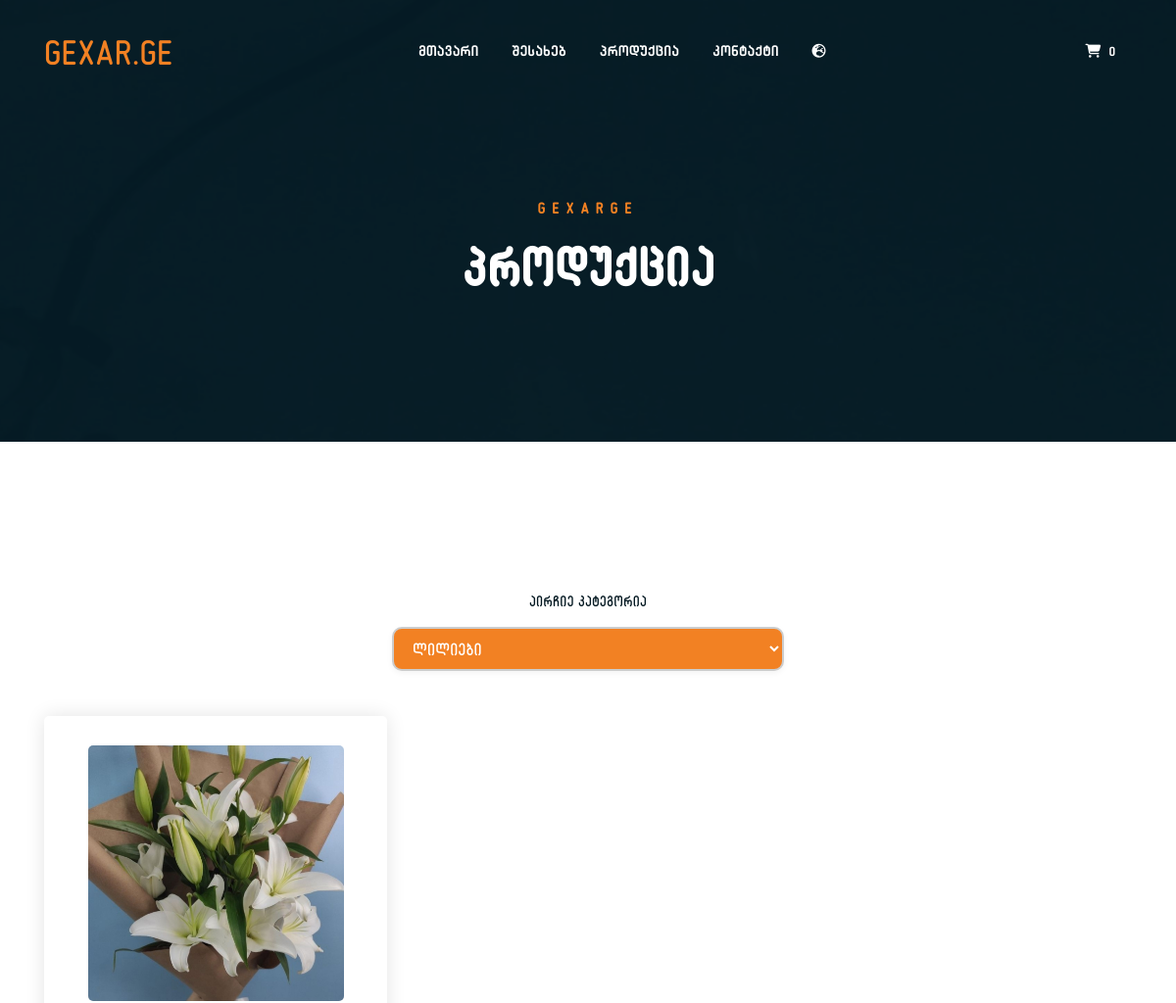
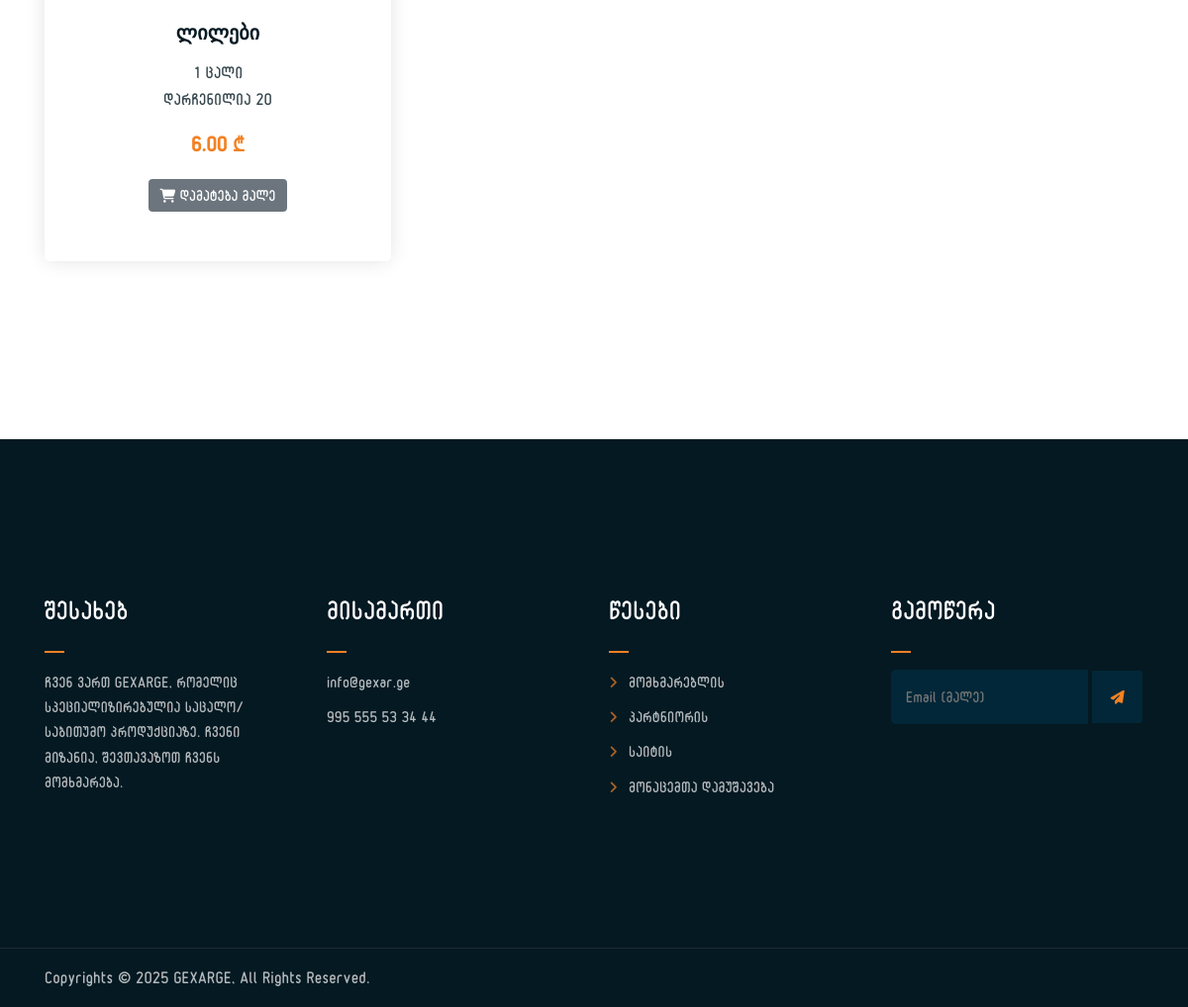
/product/?filter=ლილიები, run on the app's committed database (2 pictures, top to bottom).
### web/models.py (models this page shows, shortened)
class Product(models.Model):
    name = models.CharField(max_length=100, verbose_name="სახელი")
    description = models.TextField(verbose_name="აღწერა")
    price = models.DecimalField(
        max_digits=10,
        decimal_places=2,
        verbose_name="ფასი"
    )
    storage_quantity = models.PositiveIntegerField(
        default=0,
        verbose_name="საწყობში რაოდენობა"
    )
    filter_setting = models.CharField(
        max_length=50,
        verbose_name="ფილტრის პარამეტრი",
        blank=True
    )
    code = models.CharField(
        max_length=5,
        unique=True,
        verbose_name="კოდი",
        editable=False,
        blank=True,
        null=True
    )
    image = models.ImageField(
        upload_to='products/',
        verbose_name="ფოტო",
        null=True,
        blank=True
    )
    class Meta:
        verbose_name = "პროდუქტი"
        verbose_name_plural = "პროდუქტები"

### web/views.py (the view)
# urls.py: path('product/', views.product, name='product'),
def product(request):
    filter_value = request.GET.get('filter')
    if filter_value == "ფასდაკლება":
        today = date.today()
        active_discounts = Discount.objects.filter(valid_date__gte=today)
        products = Product.objects.filter(discount__in=active_discounts).distinct()
    elif filter_value:
        products = Product.objects.filter(filter_setting=filter_value)
    else:
        products = Product.objects.all()
    filter_settings = set(p.filter_setting for p in Product.objects.all() if p.filter_setting)
    context = {
        'product': products,
        'filter_settings': filter_settings,
        'active_filter': filter_value,
        'today': date.today(),
    }
    return render(request, 'products.html', context)

### web/templatetags/my_filters.py (called while the page is built)
@register.filter
def get_discount(product, today):
    discounts = product.discount_set.filter(valid_date__gte=today).order_by('valid_date')
    return discounts.first() if discounts.exists() else None

### web/templates/products.html (shortened to what this page needs)
{% load static %}
{% load my_filters %}
<!DOCTYPE html>
<html lang="en">
<head>
    <link rel="stylesheet" href="{% static 'assets/css/all.min.css' %}">
    <link rel="stylesheet" href="{% static 'assets/bootstrap/css/bootstrap.min.css' %}">
    <link rel="stylesheet" href="{% static 'assets/css/owl.carousel.css' %}">
    <link rel="stylesheet" href="{% static 'assets/css/magnific-popup.css' %}">
    <link rel="stylesheet" href="{% static 'assets/css/animate.css' %}">
    <link rel="stylesheet" href="{% static 'assets/css/meanmenu.min.css' %}">
    <link rel="stylesheet" href="{% static 'assets/css/main.css' %}">
    <link rel="stylesheet" href="{% static 'assets/css/responsive.css' %}">
</head>
<body>
	{% include "staticpages/header.html" %}
	<div class="breadcrumb-section breadcrumb-bg">
		<div class="container">
			<div class="row">
				<div class="col-lg-8 offset-lg-2 text-center">
					<div class="breadcrumb-text font-alk-rounded ">
						<p>GEXARGE</p>
						<h1>პროდუქცია</h1>
					</div>
				</div>
			</div>
		</div>
	</div>
	<div class="product-section mt-150 mb-150">
		<div class="container">
			<div class="row justify-content-center my-4">
				<div class="col-md-6 text-center">
					<form method="get" action="/product/">
						<label for="filter-select" class="form-label d-block mb-2 font-alk-rounded fs-5">აირჩიე კატეგორია</label>
						<select name="filter" id="filter-select" class="filter-dropdown" onchange="this.form.submit()">
							{% for x in filter_settings %}
								<option value="{{ x }}" {% if active_filter == x %}selected{% endif %}>{{ x }}</option>
							{% endfor %}
						</select>
					</form>
				</div>
			</div>
			<div class="row product-lists">
				{% if not product %}
					<div class="alert alert-info font-alk-rounded" role="alert">
						პროდუქცია არ არის
					</div>
				{% else %}
					{% for x in product %}
						<div class="col-lg-4 col-md-6 text-center {{ x.filter_setting }}">
							<div class="single-product-item">
								<div class="product-image">
									<a href="/product/detail-{{ x.code }}/">
										<img src="/{{ x.image }}" alt="{{ x.name }}">
									</a>
								</div>
								<h3>{{ x.name }}</h3>
								<p class="product-price font-alk-rounded">
									<span class="font-alk-rounded">
										1 ცალი <br> დარჩენილია {{ x.storage_quantity }}
									</span>
									{% with discount=x|get_discount:today %}
										{% if discount %}
											{% if discount|days_left > 0 %}
												<del>{{ x.price }} ₾</del>
												<span class="text-danger">
													{{ x|discounted_price:today }} ₾
												</span>
												<small class="text-muted">
													დარჩენილია {{ discount|days_left }} დღე
												</small>
											{% else %}
												<p class="price">{{ x.price }} ₾</p>
											{% endif %}
										{% else %}
											<p class="price">{{ x.price }} ₾</p>
										{% endif %}
									{% endwith %}
								</p>
								<button type="button" class="btn btn-secondary" data-bs-toggle="tooltip" data-bs-placement="bottom" data-bs-title="ონლაინ შეკვეთა მალე!">
									<i class="fas fa-shopping-cart"></i> დამატება მალე
								</button>
							</div>
						</div>
					{% endfor %}
				{% endif %}
			</div>
		</div>
	</div>
	{% include "staticpages/footer.html" %}
</body>
</html>

### web/static/assets/css/main.css (style rules this page uses)
.font-alk-rounded { font-family: 'ALK Rounded', sans-serif; }
html { font-size: 14px; font-weight: 400; line-height: 28px; height: 100%; }
body { font-weight: 400; font-size: 1rem; letter-spacing: 0.1px; line-height: 1.8; color: #051922; overflow-x: hidden; }
body img { max-width: 100%; }
a { cursor: pointer; text-decoration: none; -webkit-transition: all 0.2s ease-in-out; -o-transition: all 0.2s ease-in-out; transition: all 0.2s ease-in-out; }
h1, .h1, h2, .h2, h3, .h3, h4, .h4, h5, .h5, h6, .h6 { font-family: "Poppins", sans-serif; font-weight: 700; margin: 0 0 1.25rem 0; color: #051922; }
h1:last-child, .h1:last-child, h2:last-child, .h2:last-child, h3:last-child, .h3:last-child, h4:last-child, .h4:last-child, h5:last-child, .h5:last-child, h6:last-child, .h6:last-child { margin: 0; }
h1, .h1 { font-size: 4rem; font-weight: 700; line-height: 4rem; }
h3, .h3 { font-size: 2rem; font-weight: 700; line-height: 2.25rem; }
p { font-weight: 400; font-size: 1rem; letter-spacing: 0.1px; line-height: 1.8; color: #051922; margin: 0 0 1.25rem 0; }
.mt-150 { margin-top: 150px; }
.mb-150 { margin-bottom: 150px; }
.breadcrumb-bg { background-image: url(/assets/img/index.jpg); }
.breadcrumb-text p { color: #F28123; font-weight: 700; text-transform: uppercase; letter-spacing: 7px; }
.breadcrumb-text h1 { font-size: 50px; font-weight: 900; color: #fff; margin: 0; margin-top: 20px; font-family: 'ALK Rounded'; }
.breadcrumb-section { padding: 150px 0; background-size: cover; background-position: center center; position: relative; z-index: 1; background-attachment: fixed; padding-top: 200px; font-family: 'ALK Rounded'; }
.breadcrumb-section:after { position: absolute; left: 0; top: 0; width: 100%; height: 100%; content: ""; background-color: #07212e; z-index: -1; opacity: 0.8; }
.product-image img { -webkit-transition: 0.3s; -o-transition: 0.3s; transition: 0.3s; }
.single-product-item { -webkit-transition: 0.3s; -o-transition: 0.3s; transition: 0.3s; font-family: 'Alk Rounded'; }
html, body { height: 100%; }
.filter-dropdown { width: 100%; max-width: 400px; padding: 10px 15px; font-size: 16px; margin: 7px 0 25px 0; color: white; border: 2px solid #ccc; border-radius: 10px; background-color: #F28123; font-family: 'ALK Rounded', sans-serif; transition: border 0.3s ease; box-shadow: 0 2px 6px rgba(0,0,0,0.05); }
.single-product-item { margin-bottom: 30px; }
.product-image { padding: 30px; padding-bottom: 0; }
.product-image img { width: 90%; border-radius: 5px; margin-bottom: 20px; }
.single-product-item h3 { font-size: 20px; font-weight: 600; margin-bottom: 10px; }
.product-price { font-size: 30px; font-weight: 700; margin-bottom: 15px; }
.price { font-weight: bolder; font-size: 19px; color: #F28123; }
.product-price span { display: block; opacity: 0.8; font-size: 15px; font-weight: 400; }
.single-product-item { -webkit-box-shadow: 0 0 20px #e4e4e4; box-shadow: 0 0 20px #e4e4e4; padding-bottom: 50px; border-radius: 5px; }

### data on the page
Product: filter "ლილიები", image (picture), name "ლილები", storage_quantity "20", price "6.00"
